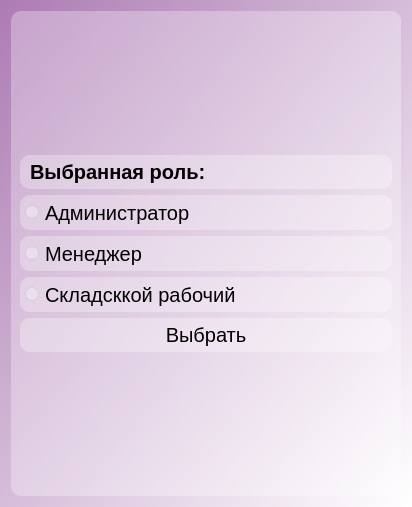
<?xml version="1.0" encoding="UTF-8"?>
<ui version="4.0">
 <class>Dialog</class>
 <widget class="QDialog" name="Dialog">
  <property name="geometry">
   <rect>
    <x>0</x>
    <y>0</y>
    <width>412</width>
    <height>507</height>
   </rect>
  </property>
  <property name="windowTitle">
   <string>Dialog</string>
  </property>
  <property name="styleSheet">
   <string notr="true">background-color: qlineargradient(spread:pad, x1:0, y1:0, x2:1, y2:1, stop:0 rgba(173, 123, 180, 255), stop:1 rgba(255, 255, 255, 255));
border-radius: 10px;
padding: 5px;</string>
  </property>
  <layout class="QHBoxLayout" name="horizontalLayout">
   <item>
    <widget class="QWidget" name="widget" native="true">
     <property name="styleSheet">
      <string notr="true">background-color: rgba(255, 255, 255, 75);</string>
     </property>
     <layout class="QVBoxLayout" name="verticalLayout_2">
      <item>
       <layout class="QVBoxLayout" name="verticalLayout_3">
        <item>
         <spacer name="verticalSpacer">
          <property name="orientation">
           <enum>Qt::Vertical</enum>
          </property>
          <property name="sizeHint" stdset="0">
           <size>
            <width>20</width>
            <height>40</height>
           </size>
          </property>
         </spacer>
        </item>
        <item>
         <widget class="QLabel" name="label">
          <property name="font">
           <font>
            <family>Arial</family>
            <pointsize>15</pointsize>
            <weight>75</weight>
            <bold>true</bold>
           </font>
          </property>
          <property name="text">
           <string>Выбранная роль: </string>
          </property>
         </widget>
        </item>
        <item>
         <layout class="QVBoxLayout" name="verticalLayout">
          <item>
           <widget class="QRadioButton" name="radioButton">
            <property name="font">
             <font>
              <family>Arial</family>
              <pointsize>15</pointsize>
             </font>
            </property>
            <property name="text">
             <string>Администратор</string>
            </property>
            <attribute name="buttonGroup">
             <string notr="true">buttonGroup</string>
            </attribute>
           </widget>
          </item>
          <item>
           <widget class="QRadioButton" name="radioButton_2">
            <property name="font">
             <font>
              <family>Arial</family>
              <pointsize>15</pointsize>
             </font>
            </property>
            <property name="text">
             <string>Менеджер</string>
            </property>
            <attribute name="buttonGroup">
             <string notr="true">buttonGroup</string>
            </attribute>
           </widget>
          </item>
          <item>
           <widget class="QRadioButton" name="radioButton_3">
            <property name="font">
             <font>
              <family>Arial</family>
              <pointsize>15</pointsize>
             </font>
            </property>
            <property name="text">
             <string>Складсккой рабочий</string>
            </property>
            <attribute name="buttonGroup">
             <string notr="true">buttonGroup</string>
            </attribute>
           </widget>
          </item>
         </layout>
        </item>
        <item>
         <widget class="QPushButton" name="pushButton">
          <property name="font">
           <font>
            <family>Arial</family>
            <pointsize>15</pointsize>
           </font>
          </property>
          <property name="text">
           <string>Выбрать</string>
          </property>
         </widget>
        </item>
        <item>
         <spacer name="verticalSpacer_2">
          <property name="orientation">
           <enum>Qt::Vertical</enum>
          </property>
          <property name="sizeHint" stdset="0">
           <size>
            <width>20</width>
            <height>40</height>
           </size>
          </property>
         </spacer>
        </item>
       </layout>
      </item>
     </layout>
    </widget>
   </item>
  </layout>
 </widget>
 <resources/>
 <connections/>
 <buttongroups>
  <buttongroup name="buttonGroup"/>
 </buttongroups>
</ui>
